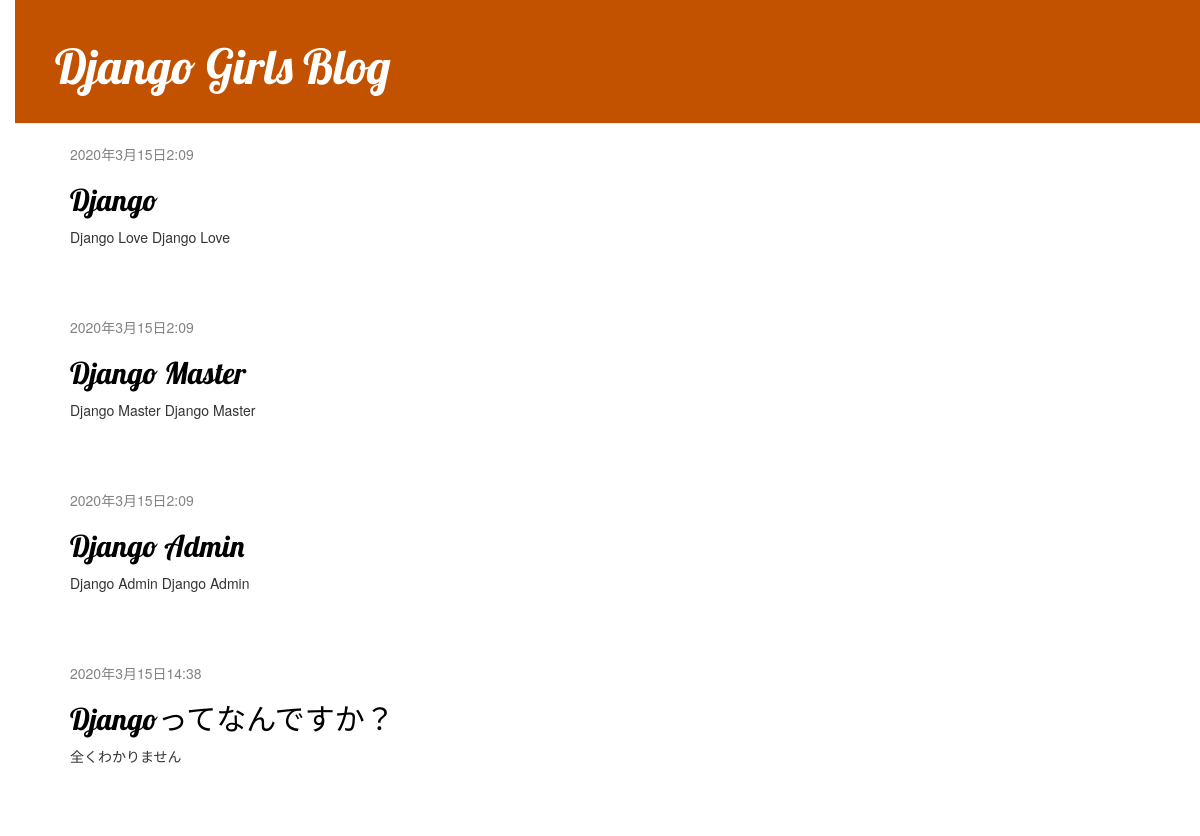
The page / on the database its author committed.
### application/models.py (models this page shows, shortened)
class Post(models.Model):
    author = models.ForeignKey(settings.AUTH_USER_MODEL, on_delete=models.CASCADE)
    title = models.CharField(max_length=200)
    text = models.TextField()
    created_at = models.DateTimeField(default=timezone.now)
    published_date = models.DateTimeField(blank=True, null=True)
    like_num = models.IntegerField(default=0)

### application/views.py (the view)
# urls.py: path('', views.post_list, name='post_list'),
def post_list(request):
    posts = Post.objects.filter(published_date__lte=timezone.now()).order_by('published_date')
    return render(request, 'application/post_list.html', {'posts': posts})

### templates/application/post_list.html
{% extends 'application/base.html' %}
{% block content %}
    {% for post in posts %}
        <div class="post">
            <div class="date">
                {{ post.published_date }}
            </div>
            <h2><a href="{% url 'application:post_detail' pk=post.pk %}">{{ post.title }}</a></h2>
            <p>{{ post.text|linebreaksbr }}</p>
        </div>
    {% endfor %}
{% endblock %}

### templates/application/base.html (shortened to what this page needs)
{% load static %}
<html lang="ja">
    <head>
        <link rel="stylesheet" href="//maxcdn.bootstrapcdn.com/bootstrap/3.2.0/css/bootstrap.min.css">
        <link rel="stylesheet" href="//maxcdn.bootstrapcdn.com/bootstrap/3.2.0/css/bootstrap-theme.min.css">
        <link rel="stylesheet" href="{% static 'css/blog.css' %}">
    </head>
    <body>
        <div class="page-header">
            <h1><a href="/">Django Girls Blog</a></h1>
        </div>
        <div class="content container">
            <div class="row">
                <div class="col-md-8">
                    {% block content %}
                    {% endblock %}
                </div>
            </div>
        </div>
    </body>
</html>

### application/static/css/blog.css (style rules this page uses)
body { padding-left: 15px; }
h1 a, h2 a { color: #C25100; font-family: 'Lobster'; }
.page-header { background-color: #C25100; margin-top: 0; padding: 20px 20px 20px 40px; }
.page-header h1, .page-header h1 a, .page-header h1 a:visited, .page-header h1 a:active { color: #ffffff; font-size: 36pt; text-decoration: none; }
.content { margin-left: 40px; }
h1, h2, h3, h4 { font-family: 'Lobster', cursive; }
.date { color: #828282; }
.post { margin-bottom: 70px; }
.post h2 a, .post h2 a:visited { color: #000000; }

### rows shown on the page
Post: published_date "2020年3月15日2:09", title "Django", text "Django Love Django Love"
Post: published_date "2020年3月15日2:09", title "Django Master", text "Django Master Django Master"
Post: published_date "2020年3月15日2:09", title "Django Admin", text "Django Admin Django Admin"
Post: published_date "2020年3月15日14:38", title "Djangoってなんですか？", text "全くわかりません"
